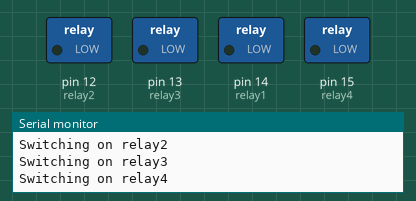
Bench run of a sketch on a simulated Arduino Uno, built with avr-gcc and run on an emulated ATmega328P. Parts: switched loads named in the sketch (green lamp = pin HIGH), the last lines printed to the serial monitor.

Above: at 3.5 s.
At 10.5 s:
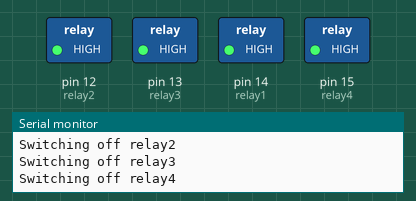
Timing chart, 0 to 18.2 s (numbered marks = the images above):
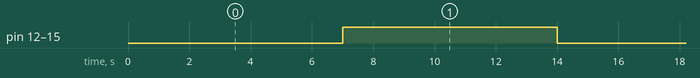

Measured:
- by itself, pin 12 (relay2), pin 13 (relay3), pin 14 (relay1), pin 15 (relay4): alternates HIGH for 7.0 s and LOW for 7.0 s

The sketch:

runner.ino
```cpp
const int relay1=14;
const int relay2=12;
const int relay3=13;
const int relay4=15;
void setup() {
  // put your setup code here, to run once:
Serial.begin(115200);
pinMode(relay1,OUTPUT);
pinMode(relay2,OUTPUT);
pinMode(relay3,OUTPUT);
pinMode(relay4,OUTPUT);
}

void loop() {
  // put your main code here, to run repeatedly:
  //here LOW will switch on the relay channel and HIGH will switch off the relay channel
Serial.println("Switching on relay1");
digitalWrite(relay1,LOW);
Serial.println("Switching on relay2");
digitalWrite(relay2,LOW);
Serial.println("Switching on relay3");
digitalWrite(relay3,LOW);
Serial.println("Switching on relay4");
digitalWrite(relay4,LOW);
delay(7000);
Serial.println("Switching off relay1");
digitalWrite(relay1,HIGH);
Serial.println("Switching off relay2");
digitalWrite(relay2,HIGH);
Serial.println("Switching off relay3");
digitalWrite(relay3,HIGH);
Serial.println("Switching off relay4");
digitalWrite(relay4,HIGH);
delay(7000);
}
```
